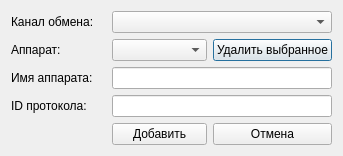
<?xml version="1.0" encoding="UTF-8"?>
<ui version="4.0">
 <class>AddDeviceDialog</class>
 <widget class="QDialog" name="AddDeviceDialog">
  <property name="geometry">
   <rect>
    <x>0</x>
    <y>0</y>
    <width>343</width>
    <height>154</height>
   </rect>
  </property>
  <property name="windowTitle">
   <string>Добавить аппарат</string>
  </property>
  <layout class="QGridLayout" name="gridLayout">
   <item row="0" column="0">
    <widget class="QLabel" name="label_2">
     <property name="text">
      <string>Канал обмена:</string>
     </property>
    </widget>
   </item>
   <item row="0" column="1" colspan="2">
    <widget class="QComboBox" name="channelsList">
     <property name="sizePolicy">
      <sizepolicy hsizetype="Expanding" vsizetype="Fixed">
       <horstretch>0</horstretch>
       <verstretch>0</verstretch>
      </sizepolicy>
     </property>
    </widget>
   </item>
   <item row="1" column="0">
    <widget class="QLabel" name="label_3">
     <property name="text">
      <string>Аппарат:</string>
     </property>
    </widget>
   </item>
   <item row="2" column="1" colspan="2">
    <widget class="QLineEdit" name="deviceName">
     <property name="maxLength">
      <number>64</number>
     </property>
    </widget>
   </item>
   <item row="1" column="1">
    <widget class="QComboBox" name="devicesList"/>
   </item>
   <item row="1" column="2">
    <widget class="QPushButton" name="removeDevice">
     <property name="text">
      <string>Удалить выбранное</string>
     </property>
    </widget>
   </item>
   <item row="2" column="0">
    <widget class="QLabel" name="label">
     <property name="text">
      <string>Имя аппарата:</string>
     </property>
    </widget>
   </item>
   <item row="3" column="1" colspan="2">
    <widget class="QLineEdit" name="protocolId"/>
   </item>
   <item row="3" column="0">
    <widget class="QLabel" name="protocolIdLabel">
     <property name="text">
      <string>ID протокола:</string>
     </property>
    </widget>
   </item>
   <item row="5" column="2">
    <widget class="QPushButton" name="cancelButton">
     <property name="text">
      <string>Отмена</string>
     </property>
    </widget>
   </item>
   <item row="5" column="1">
    <widget class="QPushButton" name="addDevice">
     <property name="text">
      <string>Добавить</string>
     </property>
    </widget>
   </item>
   <item row="4" column="1">
    <spacer name="verticalSpacer">
     <property name="orientation">
      <enum>Qt::Vertical</enum>
     </property>
     <property name="sizeHint" stdset="0">
      <size>
       <width>20</width>
       <height>40</height>
      </size>
     </property>
    </spacer>
   </item>
  </layout>
 </widget>
 <tabstops>
  <tabstop>channelsList</tabstop>
  <tabstop>devicesList</tabstop>
  <tabstop>removeDevice</tabstop>
  <tabstop>deviceName</tabstop>
  <tabstop>protocolId</tabstop>
  <tabstop>addDevice</tabstop>
  <tabstop>cancelButton</tabstop>
 </tabstops>
 <resources/>
 <connections/>
</ui>
